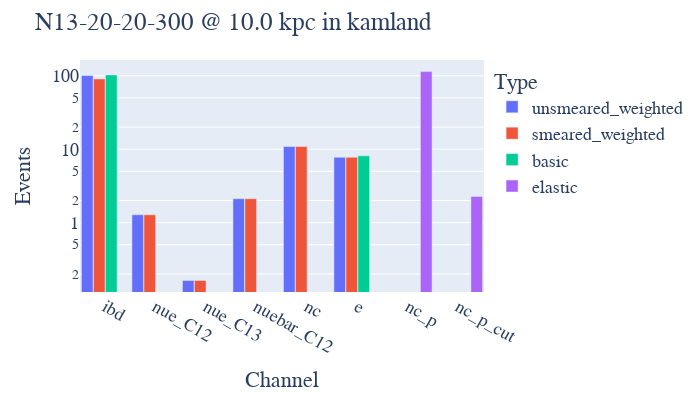

This figure's notebook cell:
### Markdown cell above
## Event totals

Sum events by interaction channel.  Event types to process are set by `Detector`.

### Code cell
# totals = pnut.event_totals(sn, detector)
beer.bar_totals(sn, detector)

### Figure 1 — Plotly figure (JSON) as saved in the notebook; plotly's stock layout.template omitted (floating-point values rounded to 4 significant figures)
{"data": [{"alignmentgroup": "True", "hovertemplate": "Type=unsmeared_weighted<br>Channel=%{x}<br>Events=%{y}<extra></extra>", "legendgroup": "unsmeared_weighted", "marker": {"color": "#636efa", "pattern": {"shape": ""}}, "name": "unsmeared_weighted", "offsetgroup": "unsmeared_weighted", "orientation": "v", "showlegend": true, "textposition": "auto", "type": "bar", "x": ["ibd", "nue_C12", "nue_C13", "nuebar_C12", "nc", "e"], "xaxis": "x", "y": [100.5, 1.28, 0.1636, 2.119, 10.87, 7.761], "yaxis": "y"}, {"alignmentgroup": "True", "hovertemplate": "Type=smeared_weighted<br>Channel=%{x}<br>Events=%{y}<extra></extra>", "legendgroup": "smeared_weighted", "marker": {"color": "#EF553B", "pattern": {"shape": ""}}, "name": "smeared_weighted", "offsetgroup": "smeared_weighted", "orientation": "v", "showlegend": true, "textposition": "auto", "type": "bar", "x": ["ibd", "nue_C12", "nue_C13", "nuebar_C12", "nc", "e"], "xaxis": "x", "y": [90.4, 1.28, 0.1635, 2.119, 10.87, 7.76], "yaxis": "y"}, {"alignmentgroup": "True", "hovertemplate": "Type=basic<br>Channel=%{x}<br>Events=%{y}<extra></extra>", "legendgroup": "basic", "marker": {"color": "#00cc96", "pattern": {"shape": ""}}, "name": "basic", "offsetgroup": "basic", "orientation": "v", "showlegend": true, "textposition": "auto", "type": "bar", "x": ["ibd", "e"], "xaxis": "x", "y": [102.6, 8.116], "yaxis": "y"}, {"alignmentgroup": "True", "hovertemplate": "Type=elastic<br>Channel=%{x}<br>Events=%{y}<extra></extra>", "legendgroup": "elastic", "marker": {"color": "#ab63fa", "pattern": {"shape": ""}}, "name": "elastic", "offsetgroup": "elastic", "orientation": "v", "showlegend": true, "textposition": "auto", "type": "bar", "x": ["nc_p", "nc_p_cut"], "xaxis": "x", "y": [113.9, 2.277], "yaxis": "y"}], "layout": {"bargap": 0.05, "bargroupgap": 0.03, "barmode": "group", "font": {"family": "Times New Roman", "size": 18}, "height": 400, "legend": {"title": {"text": "Type"}, "tracegroupgap": 0}, "margin": {"t": 60}, "title": {"text": "N13-20-20-300 @ 10.0 kpc in kamland"}, "width": 700, "xaxis": {"anchor": "y", "domain": [0, 1], "title": {"text": "Channel"}}, "yaxis": {"anchor": "x", "domain": [0, 1], "title": {"text": "Events"}, "type": "log"}}}
